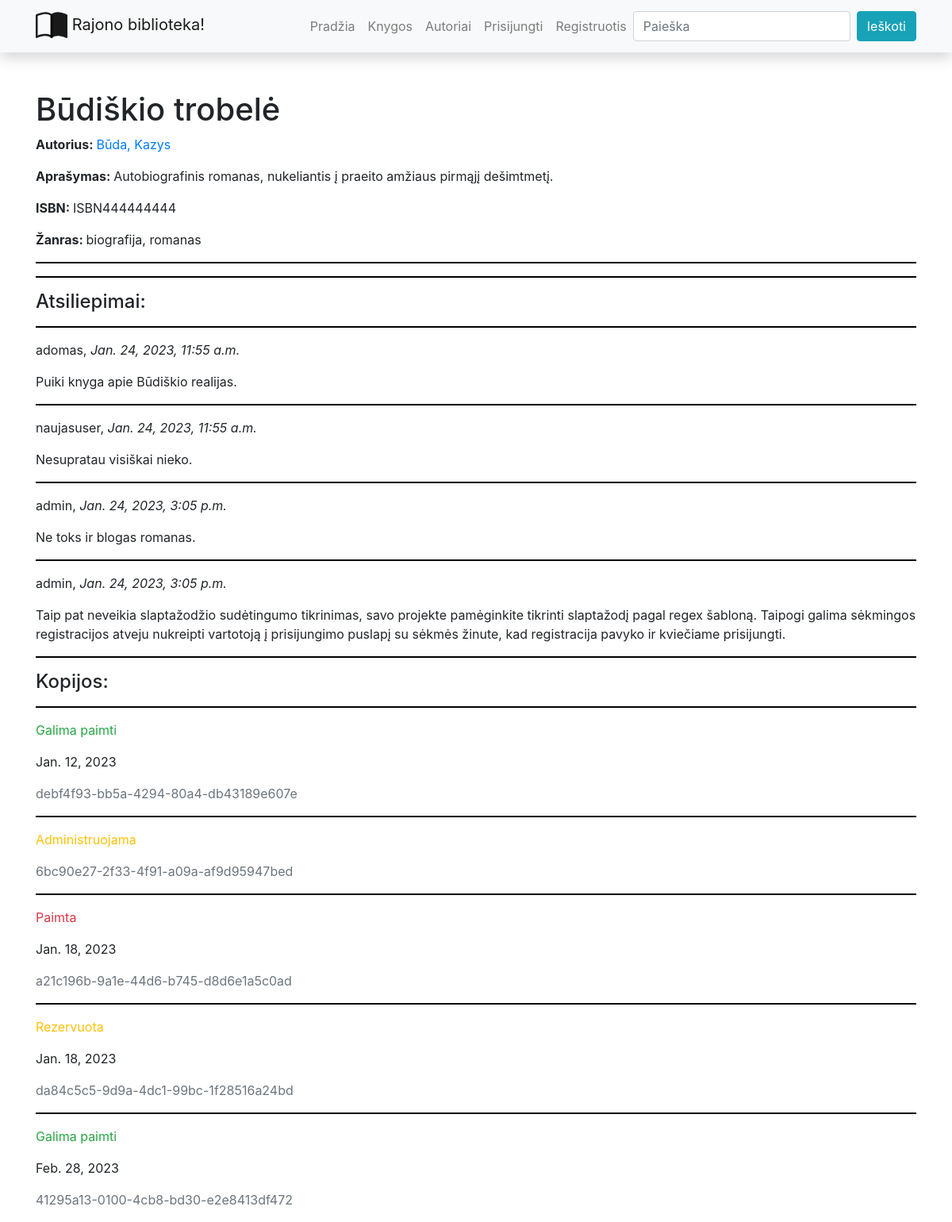
The app's page /library/books/1, older data.
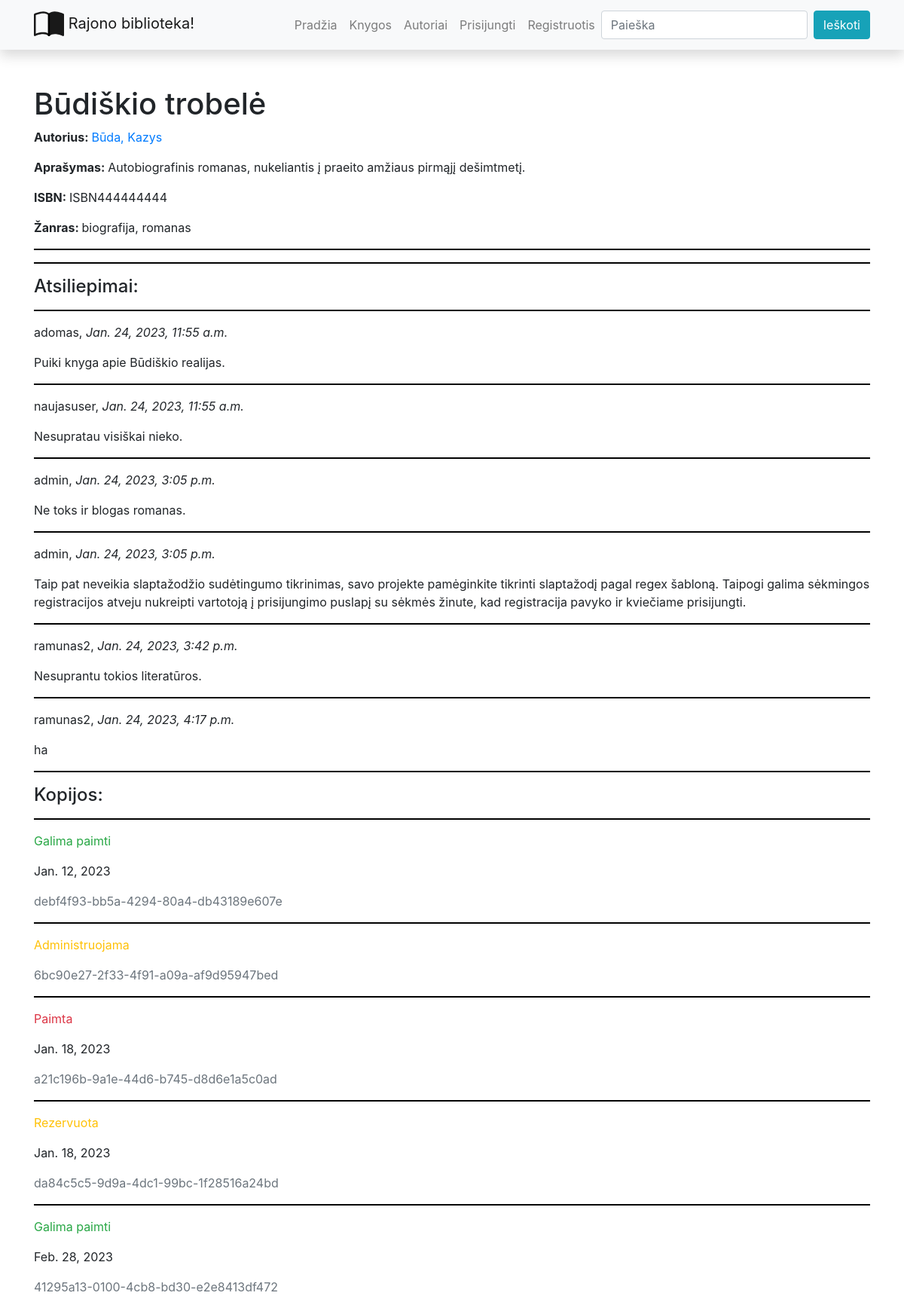
The same page, newer data.
### library/models.py (models this page shows, shortened)
class Book(models.Model):
    title = models.CharField('Pavadinimas', max_length=200)
    author = models.ForeignKey('Author', on_delete=models.SET_NULL, null=True, related_name='books')
    summary = models.TextField('Aprašymas', max_length=1000, help_text='Trumpas knygos aprašymas')
    isbn = models.CharField('ISBN', max_length=13)
    genre = models.ManyToManyField(Genre, help_text='Išrinkite žanrą/us šiai knygai')
    cover = models.ImageField('Viršelis', upload_to='covers', null=True)
    def display_genre(self):
        return '; '.join([genre.name for genre in self.genre.all()])
    display_genre.short_description = 'Žanras'
    class Meta:
        verbose_name = "Knyga"
        verbose_name_plural = "Knygos"

class Author(models.Model):
    first_name = models.CharField('Vardas', max_length=100)
    last_name = models.CharField('Pavardė', max_length=100)
    description = HTMLField(default="")
    def display_books(self):
        return ', '.join([book.title for book in self.books.all()][:3]) + "..."
    display_books.short_description = 'Knygos'
    class Meta:
        ordering = ['last_name', 'first_name']
    def __str__(self):
        return f'{self.last_name}, {self.first_name}'

class Genre(models.Model):
    name = models.CharField('Pavadinimas', max_length=200, help_text='Įveskite knygos žanrą')
    def __str__(self):
        return self.name
    class Meta:
        verbose_name = "Žanras"
        verbose_name_plural = "Žanrai"

class BookReview(models.Model):
    book = models.ForeignKey('Book', on_delete=models.SET_NULL, null=True, blank=True)
    reviewer = models.ForeignKey(User, on_delete=models.SET_NULL, null=True, blank=True)
    date_created = models.DateTimeField(auto_now_add=True)
    content = models.TextField('Atsiliepimas', max_length=2000)

class BookInstance(models.Model):
    id = models.UUIDField(primary_key=True, default=uuid.uuid4, help_text='Unikalus knygos kopijos ID')
    book = models.ForeignKey('Book', on_delete=models.SET_NULL, null=True)
    due_back = models.DateField('Bus prieinama', null=True, blank=True)
    LOAN_STATUS = (
        ('a', 'Administruojama'),
        ('p', 'Paimta'),
        ('g', 'Galima paimti'),
        ('r', 'Rezervuota')
    )
    status = models.CharField(
        max_length=1,
        choices=LOAN_STATUS,
        blank=True,
        default='a',
        help_text='Status'
    )
    reader = models.ForeignKey(User, on_delete=models.SET_NULL, null=True, blank=True)
    class Meta:
        ordering = ['due_back']  # admin svetainės settingas, kaip rikiuojama

### library/views.py (the view, shortened to what this page needs)
# urls.py: path('books/<int:pk>', views.BookDetailView.as_view(), name='book-detail'),
class BookDetailView(FormMixin, generic.DetailView):
    model = Book  # šablonui autosukuriamas kintamas book
    template_name = 'book_detail_styled.html'
    form_class = BookReviewForm
    class Meta:
        ordering = ['title']

### library/forms.py
class BookReviewForm(forms.ModelForm):
    class Meta:
        model = BookReview
        fields = ('content', 'book', 'reviewer')
        widgets = {'book': forms.HiddenInput(), 'reviewer': forms.HiddenInput()}

### library/templates/book_detail_styled.html (shortened to what this page needs)
{% extends "base.html" %}
{% block content %}
<h1>{{ book.title }} </h1>
<p><strong>Autorius: </strong><a href="{% url 'author-detail' book.author.id %}">{{ book.author }}</a></p>
<p><strong>Aprašymas: </strong>{{ book.summary }} </p>
<p><strong>ISBN: </strong>{{ book.isbn }} </p>
<p><strong>Žanras: </strong>{{ book.genre.all|join:", " }}</p>
<hr>
<hr>
<h4>Atsiliepimai:</h4>
{% if book.bookreview_set.all %}
{% for book_review_obj in book.bookreview_set.all %}
<hr>
<p>{{ book_review_obj.reviewer }}, <em>{{ book_review_obj.date_created }}</em></p>
<p>{{ book_review_obj.content }}</p>
{% endfor %}
{% else %}
<p>Knyga neturi atsiliepimų</p>
{% endif %}
<hr>
<h4>Kopijos:</h4>
{% for book_inst_obj in book.bookinstance_set.all %}
<hr>
<p class="{% if book_inst_obj.status == 'g' %}text-success
{% elif book_inst_obj.status == 'p' %}text-danger
{% else %}text-warning
{% endif %}">{{ book_inst_obj.get_status_display }}</p>
{% if book_inst_obj.status != 'a' %}
<p>{{ book_inst_obj.due_back }}</p>
{% endif %}
<p class="text-muted">{{ book_inst_obj.id }}</p>
{% endfor %}
{% endblock %}

### library/templates/base.html (shortened to what this page needs)
<!DOCTYPE html>
<html lang="en">
<head>
    <link
            rel="stylesheet"
            href="https://stackpath.bootstrapcdn.com/bootstrap/4.1.3/css/bootstrap.min.css"
    />
    <link
            rel="stylesheet"
            href="https://cdnjs.cloudflare.com/ajax/libs/font-awesome/4.7.0/css/font-awesome.min.css"
    />
    {% load static %}
    <link rel="stylesheet" href="{% static 'css/styles.css' %}"/>
</head>
<body>
<nav
        class="navbar navbar-expand-lg navbar-light bg-light static-top mb-5 shadow"
>
    <div class="container">
        <a class="navbar-brand" href="/">
            Rajono biblioteka!</a
        >
        <div class="collapse navbar-collapse" id="navbarResponsive">
            <ul class="navbar-nav ml-auto">
                <li class="nav-item">
                    <a class="nav-link" href="{% url 'index' %}">Pradžia</a>
                </li>
                <li class="nav-item">
                    <a class="nav-link" href="{% url 'books' %}">Knygos</a>
                </li>
                <li class="nav-item">
                    <a class="nav-link" href="{% url 'authors' %}">Autoriai</a>
                </li>
                {% if user.is_authenticated %}
                <li class="nav-item"><a class="nav-link" href="{% url 'profilis' %}">
                    <svg class="bi bi-person" width="1.5em" height="1.5em" viewBox="0 0 16 16" fill="currentColor"
                         xmlns="http://www.w3.org/2000/svg">
                        <path fill-rule="evenodd"
                              d="M13 14s1 0 1-1-1-4-6-4-6 3-6 4 1 1 1 1h10zm-9.995-.944v-.002.002zM3.022 13h9.956a.274.274 0 00.014-.002l.008-.002c-.001-.246-.154-.986-.832-1.664C11.516 10.68 10.289 10 8 10c-2.29 0-3.516.68-4.168 1.332-.678.678-.83 1.418-.832 1.664a1.05 1.05 0 00.022.004zm9.974.056v-.002.002zM8 7a2 2 0 100-4 2 2 0 000 4zm3-2a3 3 0 11-6 0 3 3 0 016 0z"
                              clip-rule="evenodd"/>
                    </svg>
                    {{ user.get_username }}</a></li>
                <li class="nav-item"><a class="nav-link" href="{% url 'my-borrowed' %}">Mano knygos</a></li>
                <li class="nav-item"><a class="nav-link" href="{% url 'logout' %}">Atsijungti</a></li>
                {% else %}
                <li class="nav-item"><a class="nav-link" href="{% url 'login' %}?next={{request.path}}">Prisijungti</a>
                </li>
                <li class="nav-item"><a class="nav-link" href="{% url 'register' %}">Registruotis</a></li>
                {% endif %}
            </ul>
            <form
                    class="form-inline my-2 my-lg-0"
                    action="{% url 'search' %}"
                    method="get"
            >
                <input
                        class="form-control mr-sm-2"
                        type="search"
                        placeholder="Paieška"
                        aria-label="Search"
                        name="query"
                />
                <button class="btn btn-info my-2 my-sm-0" type="submit">
                    Ieškoti
                </button>
            </form>
        </div>
    </div>
</nav>
<div class="container">
    {% block content %}{% endblock %}
</div>
</body>
</html>

### library/static/css/styles.css (style rules this page uses)
hr { width: 100%; background-color: black; height: 1px; border-color : transparent; }

Row changes from the older to the newer data that the page shows:
added BookReview: reviewer "ramunas2", date_created "Jan. 24, 2023, 3:42 p.m.", content "Nesuprantu tokios literatūros."
added BookReview: reviewer "ramunas2", date_created "Jan. 24, 2023, 4:17 p.m.", content "ha"
